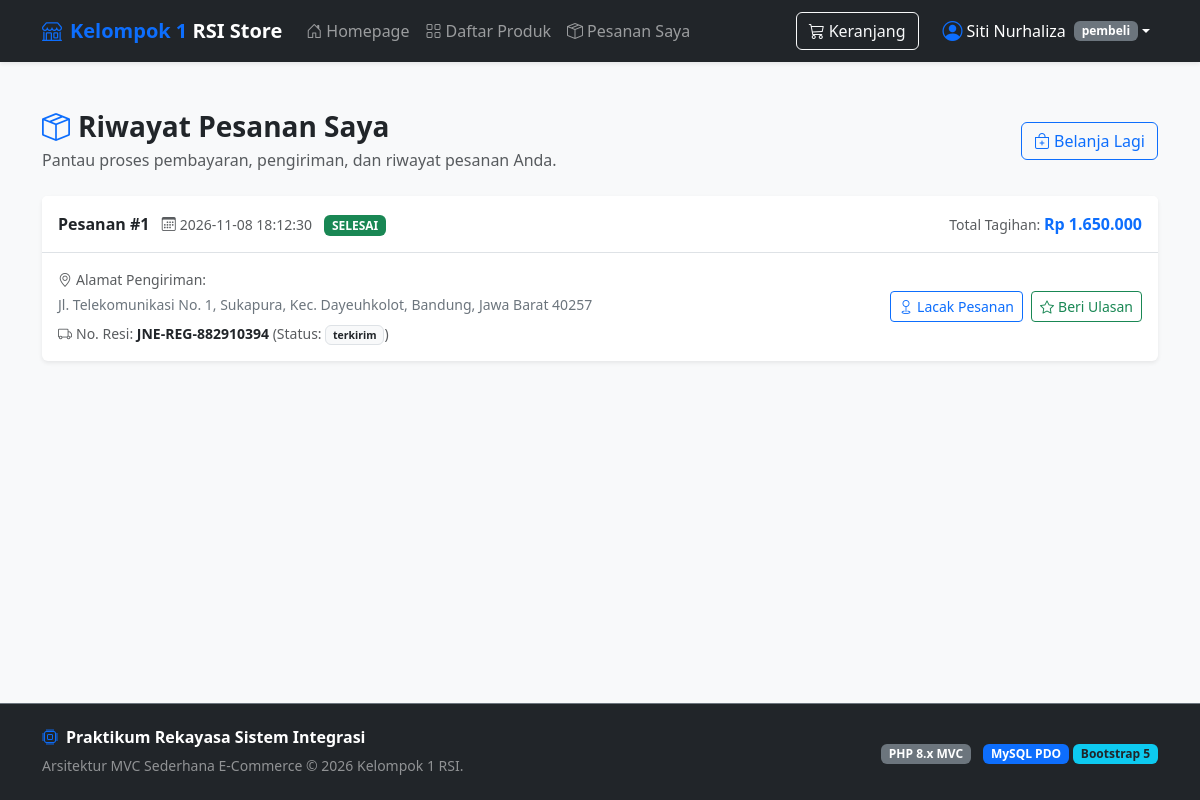
The page /pesanan (signed in) on the database its author committed.
### tables this page shows
CREATE TABLE `pesanan` (
  `id_pesanan` INT AUTO_INCREMENT PRIMARY KEY,
  `id_user` INT NOT NULL,
  `alamat_pengiriman` TEXT NOT NULL,
  `status_pesanan` ENUM('menunggu_pembayaran', 'diproses', 'dikirim', 'selesai', 'dibatalkan') 
    NOT NULL DEFAULT 'menunggu_pembayaran',
  `tgl_pesanan` DATETIME NOT NULL DEFAULT CURRENT_TIMESTAMP,
  `total_harga` DECIMAL(12,2) NOT NULL DEFAULT 0.00,
  CONSTRAINT `fk_pesanan_user` FOREIGN KEY (`id_user`) 
    REFERENCES `user` (`id_user`) ON DELETE RESTRICT ON UPDATE CASCADE
);

### app/controllers/PesananController.php (called while the page is built, shortened)
<?php
class PesananController extends Controller
{
    private $orderModel;
    public function __construct()
    {
        $this->orderModel = $this->model('OrderModel');
    }
    public function index()
    {
        $userId = $_SESSION['user']['id_user'];
        $daftarPesanan = $this->orderModel->getPesananByUser($userId);
        $data = [
            'title' => 'Riwayat Pesanan Saya',
            'pesanan' => $daftarPesanan
        ];
        $this->view('pesanan/index', $data);
    }
}

### app/core/App.php (called while the page is built, shortened)
<?php
class App
{
    protected $method = 'index';
    public function __construct()
    {
        $url = $this->parseUrl();
        if (!empty($url[0])) {
            $controllerName = ucfirst(strtolower($url[0])) . 'Controller';
            if (file_exists(__DIR__ . '/../controllers/' . $controllerName . '.php')) {
                unset($url[0]);
            }
        }
        $this->controller = new $this->controller;
        $this->params = $url ? array_values($url) : [];
        call_user_func_array([$this->controller, $this->method], $this->params);
    }
    public function parseUrl()
    {
        if (isset($_GET['url']) && !empty($_GET['url'])) {
            $url = rtrim($_GET['url'], '/');
            $url = filter_var($url, FILTER_SANITIZE_URL);
            return explode('/', $url);
        }
        return [];
    }
}

### public/index.php (called while the page is built, shortened)
<?php
require_once __DIR__ . '/../app/core/App.php';
require_once __DIR__ . '/../app/core/Controller.php';
require_once __DIR__ . '/../app/core/Database.php';
$app = new App();

### app/core/Database.php (called while the page is built, shortened)
<?php
class Database
{
    private $host = DB_HOST;
    private $user = DB_USER;
    private $pass = DB_PASS;
    private $db_name = DB_NAME;
    private $dbh;
    private $stmt;
    public function __construct()
    {
        $dsn = 'mysql:host=' . $this->host . ';dbname=' . $this->db_name . ';charset=utf8mb4';
        $options = [
            PDO::ATTR_PERSISTENT => true,
            PDO::ATTR_ERRMODE => PDO::ERRMODE_EXCEPTION,
            PDO::ATTR_DEFAULT_FETCH_MODE => PDO::FETCH_ASSOC
        ];
        try {
            $this->dbh = new PDO($dsn, $this->user, $this->pass, $options);
        } catch (PDOException $e) {
            $this->error = $e->getMessage();
            $this->dbh = null;
        }
    }
    public function isConnected()
    {
        return $this->dbh !== null;
    }
    public function query($query)
    {
        $this->stmt = $this->dbh->prepare($query);
        return true;
    }
    public function bind($param, $value, $type = null)
    {
        if (is_null($type)) {
            switch (true) {
                case is_int($value):
                    $type = PDO::PARAM_INT;
                    break;
            }
        }
        $this->stmt->bindValue($param, $value, $type);
    }
    public function execute()
    {
        return $this->stmt->execute();
    }
    public function resultSet()
    {
        if (!$this->execute()) {
            return [];
        }
        return $this->stmt->fetchAll();
    }
}

### app/models/OrderModel.php (called while the page is built, shortened)
<?php
class OrderModel
{
    protected $db;
    protected $table = 'pesanan';
    public function __construct()
    {
        $this->db = new Database();
    }
    public function getPesananByUser($idUser)
    {
        try {
            $this->db->query("SELECT p.*,
                                     pb.metode AS metode_bayar, pb.status_bayar,
                                     pg.no_resi, pg.status_kirim,
                                     COUNT(dp.id_detail) AS total_item
                              FROM {$this->table} p
                              LEFT JOIN pembayaran pb ON p.id_pesanan = pb.id_pesanan
                              LEFT JOIN pengiriman pg ON p.id_pesanan = pg.id_pesanan
                              LEFT JOIN detail_pesanan dp ON p.id_pesanan = dp.id_pesanan
                              WHERE p.id_user = :id_user
                              GROUP BY p.id_pesanan
                              ORDER BY p.id_pesanan DESC");
            $this->db->bind('id_user', $idUser);
            return $this->db->resultSet();
        } catch (Exception $e) {
            return [];
        }
    }
}

### app/views/pesanan/index.php (the view, shortened to what this page needs)
<?php require_once __DIR__ . '/../templates/header.php'; ?>
<div class="container py-4">
    <div class="d-flex justify-content-between align-items-center mb-4">
        <div>
            <h3 class="fw-bold mb-1"><i class="bi bi-box-seam text-primary me-2"></i>Riwayat Pesanan Saya</h3>
            <p class="text-muted mb-0">Pantau proses pembayaran, pengiriman, dan riwayat pesanan Anda.</p>
        </div>
        <a href="<?= BASE_URL ?>/produk/getProduk" class="btn btn-outline-primary">
            <i class="bi bi-bag-plus me-1"></i>Belanja Lagi
        </a>
    </div>
    <?php if (empty($data['pesanan'])): ?>
        <div class="card shadow-sm border-0 text-center py-5">
            <div class="card-body">
                <i class="bi bi-bag-x text-muted" style="font-size: 4rem;"></i>
                <h5 class="fw-bold mt-3">Belum Ada Pesanan</h5>
                <p class="text-muted">Anda belum melakukan pemesanan produk apa pun.</p>
                <a href="<?= BASE_URL ?>/produk/getProduk" class="btn btn-primary mt-2">
                    <i class="bi bi-grid me-1"></i>Lihat Katalog Produk
                </a>
            </div>
        </div>
    <?php else: ?>
        <div class="row">
            <?php foreach ($data['pesanan'] as $p): ?>
                <?php
                    $badgeClass = 'bg-secondary';
                    $statusText = $p['status_pesanan'];
                    if ($statusText === 'menunggu_pembayaran') { $badgeClass = 'bg-warning text-dark'; }
                    elseif ($statusText === 'diproses') { $badgeClass = 'bg-info text-dark'; }
                    elseif ($statusText === 'dikirim') { $badgeClass = 'bg-primary'; }
                    elseif ($statusText === 'selesai') { $badgeClass = 'bg-success'; }
                    elseif ($statusText === 'dibatalkan') { $badgeClass = 'bg-danger'; }
                ?>
                <div class="col-12 mb-3">
                    <div class="card shadow-sm border-0">
                        <div class="card-header bg-white py-3 d-flex flex-wrap justify-content-between align-items-center gap-2 border-bottom">
                            <div>
                                <span class="fw-bold me-2">Pesanan #<?= htmlspecialchars($p['id_pesanan']) ?></span>
                                <span class="text-muted small me-2"><i class="bi bi-calendar3 me-1"></i><?= htmlspecialchars($p['tgl_pesanan']) ?></span>
                                <span class="badge <?= $badgeClass ?> text-uppercase"><?= str_replace('_', ' ', htmlspecialchars($statusText)) ?></span>
                            </div>
                            <div>
                                <span class="text-muted small">Total Tagihan: </span>
                                <span class="fw-bold text-primary fs-6">Rp <?= number_format($p['total_harga'], 0, ',', '.') ?></span>
                            </div>
                        </div>
                        <div class="card-body">
                            <div class="row align-items-center">
                                <div class="col-md-7 mb-3 mb-md-0">
                                    <div class="small text-muted mb-1"><i class="bi bi-geo-alt me-1"></i>Alamat Pengiriman:</div>
                                    <p class="mb-2 text-secondary small"><?= htmlspecialchars($p['alamat_pengiriman']) ?></p>
                                    <?php if (!empty($p['no_resi'])): ?>
                                        <div class="small text-muted">
                                            <i class="bi bi-truck me-1"></i>No. Resi: <strong class="text-dark"><?= htmlspecialchars($p['no_resi']) ?></strong>
                                            (Status: <span class="badge bg-light text-dark border"><?= htmlspecialchars($p['status_kirim']) ?></span>)
                                        </div>
                                    <?php endif; ?>
                                </div>
                                <div class="col-md-5 text-md-end d-flex flex-wrap justify-content-md-end gap-2">
                                    <a href="<?= BASE_URL ?>/pesanan/lacak/<?= htmlspecialchars($p['id_pesanan']) ?>" class="btn btn-sm btn-outline-primary">
                                        <i class="bi bi-geo me-1"></i>Lacak Pesanan
                                    </a>
                                    <?php if ($statusText === 'menunggu_pembayaran'): ?>
                                        <a href="<?= BASE_URL ?>/pembayaran/index/<?= htmlspecialchars($p['id_pesanan']) ?>" class="btn btn-sm btn-warning fw-bold">
                                            <i class="bi bi-credit-card me-1"></i>Bayar Sekarang
                                        </a>
                                    <?php elseif ($statusText === 'dikirim'): ?>
                                        <a href="<?= BASE_URL ?>/pesanan/konfirmasi/<?= htmlspecialchars($p['id_pesanan']) ?>" class="btn btn-sm btn-success fw-bold" onclick="return confirm('Apakah Anda yakin paket telah diterima dengan baik?')">
                                            <i class="bi bi-check2-circle me-1"></i>Konfirmasi Terima
                                        </a>
                                    <?php elseif ($statusText === 'selesai'): ?>
                                        <a href="<?= BASE_URL ?>/ulasan/index/<?= htmlspecialchars($p['id_pesanan']) ?>" class="btn btn-sm btn-outline-success">
                                            <i class="bi bi-star me-1"></i>Beri Ulasan
                                        </a>
                                    <?php endif; ?>
                                </div>
                            </div>
                        </div>
                    </div>
                </div>
            <?php endforeach; ?>
        </div>
    <?php endif; ?>
</div>
<?php require_once __DIR__ . '/../templates/footer.php'; ?>

### public/css/style.css (style rules this page uses)
body { font-family: system-ui, -apple-system, "Segoe UI", Roboto, "Helvetica Neue", Arial, sans-serif; color: #212529; }

### rows shown on the page
pesanan: id_pesanan "1", tgl_pesanan "2026-11-08 18:12:30", status_pesanan "SELESAI", total_harga "1.650.000", alamat_pengiriman "Jl. Telekomunikasi No. 1, Sukapura, Kec. Dayeuhkolot, Bandung, Jawa Barat 40257", no_resi "JNE-REG-882910394", status_kirim "terkirim"

### other values the page prints
$_SESSION['user']['nama'] "Siti Nurhaliza"
$_SESSION['user']['role'] "pembeli"
